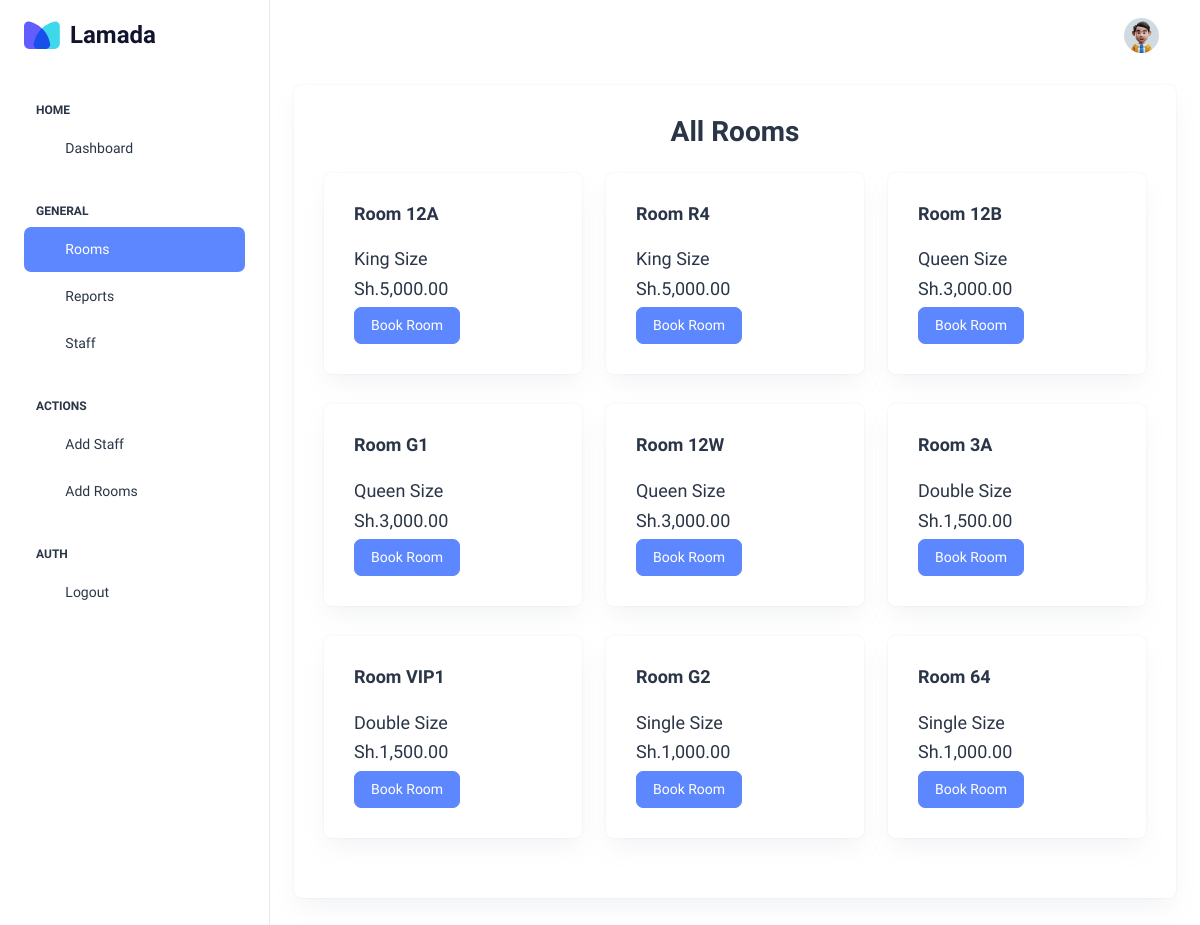
Page /rooms (signed in) on the committed database.
### tables this page shows
CREATE TABLE 'rooms' (
    'id' INTEGER PRIMARY KEY AUTOINCREMENT,
    'type' CHAR(30) NOT NULL,
    'status' BIT NOT NULL DEFAULT 1,
    'rate' INTEGER NOT NULL,
    'room_number' CHAR(30) NOT NULL
);

### app.py (the view)
@app.route("/rooms", methods=["GET", "POST"])
@login_required
def rooms():
    rows = db.execute("SELECT * FROM rooms ORDER BY rate DESC")
    user = db.execute("SELECT role from users WHERE id = ?", session["user_id"])
    if user[0]["role"] == "receptionist":
        return render_template("recep-room.html", rooms=rows)
    return render_template("rooms.html", rooms=rows)

### app.py (called while the page is built)
@app.after_request
def after_request(response):
    response.headers["Cache-Control"] = "no-cache, no-store, must-revalidate"
    response.headers["Expires"] = 0
    response.headers["Pragma"] = "no-cache"
    return response

@app.context_processor
def user_details():
    if request.path == "/login":
        return {}
    row = db.execute(
        "SELECT first_name, last_name, role FROM users WHERE id = ?", session["user_id"]
    )
    return dict(user=row[0])

### helpers.py (called while the page is built)
def login_required(f):
    @wraps(f)
    def decorated_function(*args, **kwargs):
        if session.get("user_id") is None:
            return redirect("/login")
        return f(*args, **kwargs)
    return decorated_function

def kes(value):
    return f"Sh.{value:,.2f}"

### templates/rooms.html (shortened to what this page needs)
<!DOCTYPE html>
<html lang="en">
  <head>
    <link
      rel="stylesheet"
      href="https://cdn.jsdelivr.net/npm/bootstrap@4.0.0/dist/css/bootstrap.min.css"
    />
    <link
      rel="stylesheet"
      href="https://cdn.jsdelivr.net/npm/intl-tel-input@18.1.1/build/css/intlTelInput.css"
    />
    <link rel="stylesheet" href="../static/css/styles.min.css" />
  </head>
  <body>
    <div
      class="page-wrapper"
      id="main-wrapper"
      data-layout="vertical"
      data-navbarbg="skin6"
      data-sidebartype="full"
      data-sidebar-position="fixed"
      data-header-position="fixed"
    >
      <aside class="left-sidebar">
        <div>
          <div
            class="brand-logo d-flex align-items-center justify-content-between"
          >
            <a
              href="/"
              class="text-nowrap logo-img"
              style="display: flex; align-items: center"
            >
              <img src="../static/images/icon.svg" width="36" alt="" />
              <span
                style="
                  font-weight: 700;
                  font-size: 24px;
                  color: #11142d;
                  padding-left: 10px;
                "
                >Lamada</span
              >
            </a>
          </div>
          <nav class="sidebar-nav scroll-sidebar" data-simplebar="">
            <ul id="sidebarnav">
              <li class="nav-small-cap">
                <span class="hide-menu">Home</span>
              </li>
              <li class="sidebar-item">
                <a class="sidebar-link" href="/" aria-expanded="false">
                  <span>
                    <i class="ti ti-layout-dashboard"></i>
                  </span>
                  <span class="hide-menu">Dashboard</span>
                </a>
              </li>
              <li class="nav-small-cap">
                <span class="hide-menu">GENERAL</span>
              </li>
              <li class="sidebar-item">
                <a class="sidebar-link" href="/rooms" aria-expanded="false">
                  <span>
                    <i class="ti ti-bed"></i>
                  </span>
                  <span class="hide-menu">Rooms</span>
                </a>
              </li>
              <li class="sidebar-item">
                <a
                  class="sidebar-link"
                  href="./authentication-register.html"
                  aria-expanded="false"
                >
                  <span>
                    <i class="ti ti-file"></i>
                  </span>
                  <span class="hide-menu">Reports</span>
                </a>
              </li>
              <li class="sidebar-item">
                <a class="sidebar-link" href="/staff" aria-expanded="false">
                  <span>
                    <i class="ti ti-user"></i>
                  </span>
                  <span class="hide-menu">Staff</span>
                </a>
              </li>
              <li class="nav-small-cap">
                <span class="hide-menu">ACTIONS</span>
              </li>
              <li class="sidebar-item">
                <a
                  class="sidebar-link"
                  href="/register-employee"
                  aria-expanded="false"
                >
                  <span>
                    <i class="ti ti-user-plus"></i>
                  </span>
                  <span class="hide-menu">Add Staff</span>
                </a>
              </li>
              <li class="sidebar-item">
                <a
                  class="sidebar-link"
                  href="/register-room"
                  aria-expanded="false"
                >
                  <span>
                    <i class="ti ti-user-plus"></i>
                  </span>
                  <span class="hide-menu">Add Rooms</span>
                </a>
              </li>
              <li class="nav-small-cap">
                <span class="hide-menu">AUTH</span>
              </li>
              <li class="sidebar-item">
                <a class="sidebar-link" href="/logout" aria-expanded="false">
                  <span>
                    <i class="ti ti-login"></i>
                  </span>
                  <span class="hide-menu">Logout</span>
                </a>
              </li>
            </ul>
          </nav>
        </div>
      </aside>
      <div class="body-wrapper">
        <header class="app-header">
          <nav class="navbar navbar-expand-lg navbar-light">
            <div
              class="navbar-collapse justify-content-end px-0"
              id="navbarNav"
            >
              <ul
                class="navbar-nav flex-row ms-auto align-items-center justify-content-end"
              >
                <li class="nav-item dropdown">
                  <a
                    class="nav-link nav-icon-hover"
                    href="javascript:void(0)"
                    id="drop2"
                    data-bs-toggle="dropdown"
                    aria-expanded="false"
                  >
                    <img
                      src="../static/images/user.jpg"
                      alt=""
                      width="35"
                      height="35"
                      class="rounded-circle"
                    />
                  </a>
                </li>
              </ul>
            </div>
          </nav>
        </header>
        <div class="container-fluid">
          <div class="card">
            <div class="card-body">
              <h2 class="mb-4 text-center fw-semibold">All Rooms</h2>
              <div class="row">
                {% for room in rooms%}
                <div class="room col-md-4">
                  <div class="card">
                    <div class="card-body">
                      <h5 class="card-title fw-semibold mb-4">
                        Room
                        <span class="rm-number"
                          >{{room['room_number'].upper()}}</span
                        >
                      </h5>
                      <h5 class="card-title rm-type">
                        {{room['type'].capitalize()}} Size
                      </h5>
                      <h5 class="card-title rm-rate">{{room['rate'] | kes}}</h5>
                      <button
                        type="button"
                        class="btn btn-primary"
                        data-toggle="modal"
                        data-target="#bookRoom"
                      >
                        Book Room
                      </button>
                    </div>
                  </div>
                </div>
                {%endfor%}
              </div>
            </div>
          </div>
        </div>
      </div>
    </div>
  </body>
</html>

### rows in the picture
rooms: room_number "12A", type "King", rate|kes "Sh.5,000.00"
rooms: room_number "R4", type "King", rate|kes "Sh.5,000.00"
rooms: room_number "12B", type "Queen", rate|kes "Sh.3,000.00"
rooms: room_number "G1", type "Queen", rate|kes "Sh.3,000.00"
rooms: room_number "12W", type "Queen", rate|kes "Sh.3,000.00"
rooms: room_number "3A", type "Double", rate|kes "Sh.1,500.00"
rooms: room_number "VIP1", type "Double", rate|kes "Sh.1,500.00"
rooms: room_number "G2", type "Single", rate|kes "Sh.1,000.00"
rooms: room_number "64", type "Single", rate|kes "Sh.1,000.00"
